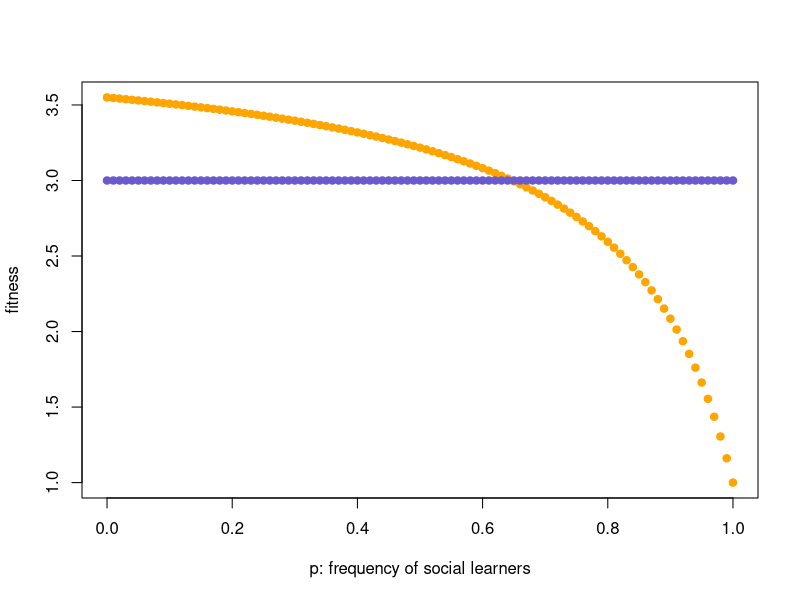
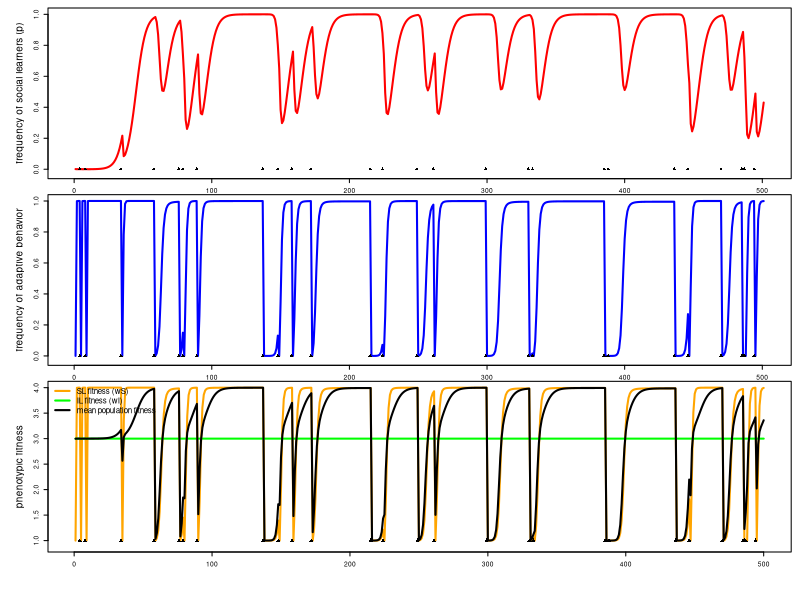

Reproduce these figures in R, in order.
## ---- chunk 1
knitr::opts_chunk$set(echo = TRUE)
## ---- chunk 2
b <- 3
c <- 1
w0 <- 1
u <- 0.15
p_seq <- seq(from=0 , to=1 , by=0.01)
wI <- wS <- rep (NA , length(p_seq) )

for( i in 1:length(p_seq) ){
  Qbar <- (1-u)*(1-p_seq[i]) / ( 1 - p_seq[i]*(1-u))
  wI[i] <- w0 + b - c
  wS[i] <- w0 + b*Qbar
}
plot(wS ~ p_seq , pch=19 , col="orange" , ylab="fitness" , xlab="p: frequency of social learners")
points(wI ~ p_seq ,  pch=19 , col="slateblue" )
## ---- chunk 3
#set initial parameter conditions
w0 <- 1 #baseline fitness
b <- 3 #benefit of adaptive behavior
c <- 1 #cost of social learning
U <- 0.05 #probability of environmental change
#s <- 0.9 #success of innovation
timesteps <- 500
#wI <- w0 + b - c
## ---- chunk 4
#containers for values
q <- p <- u <-  rep(0,timesteps + 1 )
wS <- wI  <- wPOP <-  rep(0,timesteps )

#calculate phat from empirical model
phat <- (1-U*b/c)/(1-U) #equilibrium values for frequency of social learners

#set starting conditions
q[1] <- 0 
p[1] <- phat 
p[1] <- 0.001 
u[1] <- 0

#begin simulation
for (t in 1:timesteps){
  wI[t] <- w0 + b - c #fitness individual learners
  wS[t] <- w0 + b*q[t] #fitness of social learners
  wPOP[t] <- wI[t]*(1-p[t]) + wS[t]*p[t] #population mean fitness
  q[t+1] <- (1-u[t])*( (1-p[t]) + p[t]*q[t]) + u[t]*0 #frequecncy of adaptive behavior
  p[t+1] <- p[t]*wS[t]/(p[t]*wS[t] + (1-p[t])*wI) #frequecny of social learners
  u[t+1] <- rbinom(n=1,prob=U,size=1) #sample environment changing in next gen, if 0 all SL behav maladaptive
}
## ---- chunk 5

par(mfrow = c(3, 1) )
par(cex = 0.4)
par(oma = c(4,2,1,1) )
par(mar = c(2,4,0,0.1) )

plot( p ~ c(1:(timesteps + 1) ) , ylim=c(-0.02,1) , pch=19 , col="white" , ylab="frequency of social learners (p)" , cex.lab=1.5)
lines( (1:(timesteps +1)) , p , col="red", lty=1, lwd=2)
points(  seq(0:timesteps) , (u-1) , pch=17)

plot( q ~ c(1:(timesteps + 1) ) , ylim=c(-0.02,1) , pch=19 , col="white" , ylab="frequency of adaptive behavior" , cex.lab=1.5)
lines( (1:(timesteps +1)) , q , col="blue", lty=1, lwd=2)
points(  seq(0:timesteps) , (u-1) , pch=17)

plot( wS ~ c(1:(timesteps) ) , ylim=c(0.9,b+w0) , pch=19 , col="white" , ylab="phenotypic fitness" , cex.lab=1.5)
lines( c(1:timesteps) , wS , col="orange", lty=1, lwd=2)
lines( c(1:timesteps ) , wI , col="green", lty=1, lwd=2)
lines( c(1:timesteps ) , wPOP , col="black", lty=1, lwd=2)
legend("topleft", legend=c("SL fitness (wS)", "IL fitness (wI)", "mean population fitness"),
       col=c("orange", "green" , "black"), lty=1, cex=1.2 , lw=2 , bty="n")
points(  seq(0:timesteps) , (u) , pch=17)

##Have class show that phat in simulation is the same as phat in equation
##Show invasion conditions of SL via simulation (when they can and can't invade)
##Show invasion conditions of IL via simulation (where they can and can't invade)
